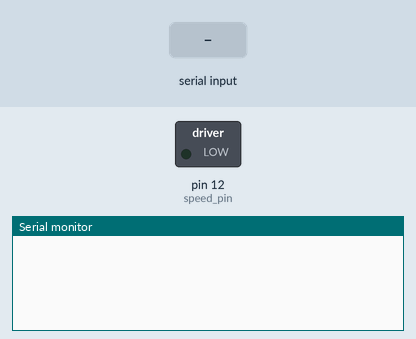
Simulated run of this sketch. Board: Arduino Leonardo, built with avr-gcc and run on an emulated ATmega32U4. On the bench: switched loads named in the sketch (green lamp = pin HIGH), the last lines printed to the serial monitor. The test bench sets the inputs (shaded band).

Above: at 1.2 s.
1.3 s: "*start#" received over the second serial link
At 1.8 s:
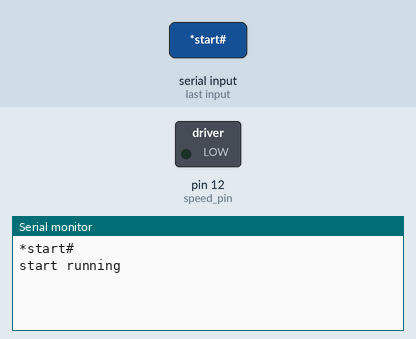
2.8 s: "*stop#" received over the second serial link
At 4.0 s:
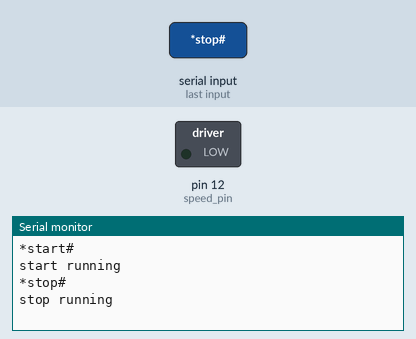
4.3 s: "1" received over the second serial link
At 4.8 s:
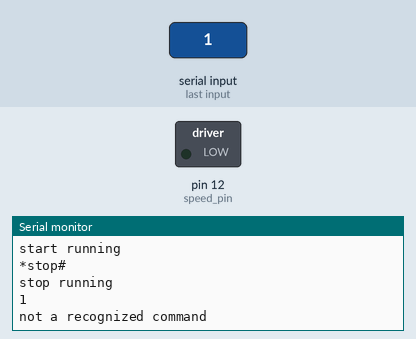

The sketch:

rear_wheelBLDC.ino
```cpp
#define SPEED 78
#define speed_pin 12

int status_flag=0;
String received_data="";
/****************************************************************/
void command(String r_data)
{
  if ( r_data == "*start#")
  {
    analogWrite( speed_pin , SPEED );
    Serial.println("start running");
    status_flag=1;
  }
  else if ( r_data == "*stop#" )
  {
    analogWrite( speed_pin , 0 );
    Serial.println("stop running");
    status_flag=0;
  }
  else
  {
    Serial.println("not a recognized command");

  }
}
/********************************************************************/
void setup()
{

  Serial.begin(9600);
  Serial1.begin(9600);
  pinMode( speed_pin ,OUTPUT);
}

void loop()
{

  while(Serial1.available()>0)
  {
    delayMicroseconds(2000);
    while(!Serial1.available());
    char data=Serial1.read();
    received_data+=data;
  }
    if (received_data.length()>0)
    {
      Serial.println(received_data);
      command(received_data);
      received_data="";
    }


}
```

Measured:
- after the input at 1.3 s, the serial monitor: prints a new line at once (image 1)
- after the input at 2.8 s, the serial monitor: prints a new line at once (image 2)
- after the input at 4.3 s, the serial monitor: prints a new line at once (image 3)
